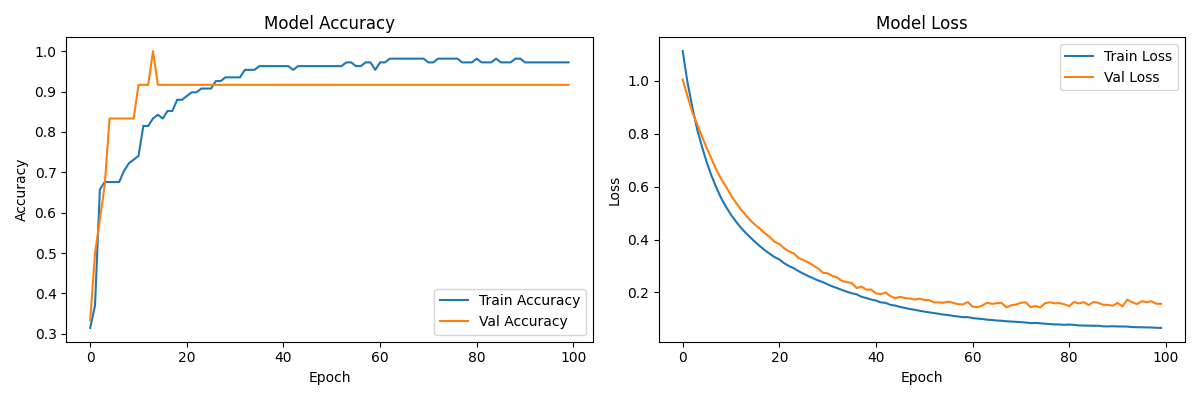

Write Python code to recreate this figure.
import pandas as pd
import numpy as np
from sklearn.preprocessing import LabelEncoder, StandardScaler
from sklearn.model_selection import train_test_split
import matplotlib.pyplot as plt
import tensorflow as tf
from tensorflow.keras.models import Sequential
from tensorflow.keras.layers import Dense
from tensorflow.keras.utils import to_categorical

# Load Iris dataset
df = pd.read_csv("1) iris.csv")

# Encode target
le = LabelEncoder()
y_encoded = le.fit_transform(df['species'])
y_cat = to_categorical(y_encoded, num_classes=3)

# Features
X = df.drop('species', axis=1).values

# Scale
scaler = StandardScaler()
X_scaled = scaler.fit_transform(X)

# Split
X_train, X_test, y_train, y_test = train_test_split(
    X_scaled, y_cat, test_size=0.2, random_state=42
)

print("Training samples:", X_train.shape[0])
print("Testing samples :", X_test.shape[0])

# Build Neural Network
model = Sequential([
    Dense(16, activation='relu', input_shape=(4,)),  # Input layer
    Dense(8,  activation='relu'),                    # Hidden layer
    Dense(3,  activation='softmax')                  # Output layer
])

model.summary()

# Compile
model.compile(
    optimizer='adam',
    loss='categorical_crossentropy',
    metrics=['accuracy']
)

# Train
print("\nTraining the model...")
history = model.fit(
    X_train, y_train,
    epochs=100,
    batch_size=8,
    validation_split=0.1,
    verbose=0
)

# Evaluate
loss, accuracy = model.evaluate(X_test, y_test, verbose=0)
print(f"\n--- Model Results ---")
print(f"Test Accuracy : {accuracy*100:.2f}%")
print(f"Test Loss     : {loss:.4f}")

# Plot training history
plt.figure(figsize=(12, 4))

plt.subplot(1, 2, 1)
plt.plot(history.history['accuracy'], label='Train Accuracy')
plt.plot(history.history['val_accuracy'], label='Val Accuracy')
plt.title('Model Accuracy')
plt.xlabel('Epoch')
plt.ylabel('Accuracy')
plt.legend()

plt.subplot(1, 2, 2)
plt.plot(history.history['loss'], label='Train Loss')
plt.plot(history.history['val_loss'], label='Val Loss')
plt.title('Model Loss')
plt.xlabel('Epoch')
plt.ylabel('Loss')
plt.legend()

plt.tight_layout()
plt.savefig('task9_neural_network.png')
plt.close()
print("\nTraining plot saved as task9_neural_network.png")
print("\nTask 9 Complete!")
print("\n*** ALL 9 TASKS DONE! INTERNSHIP TASKS COMPLETE! ***")
